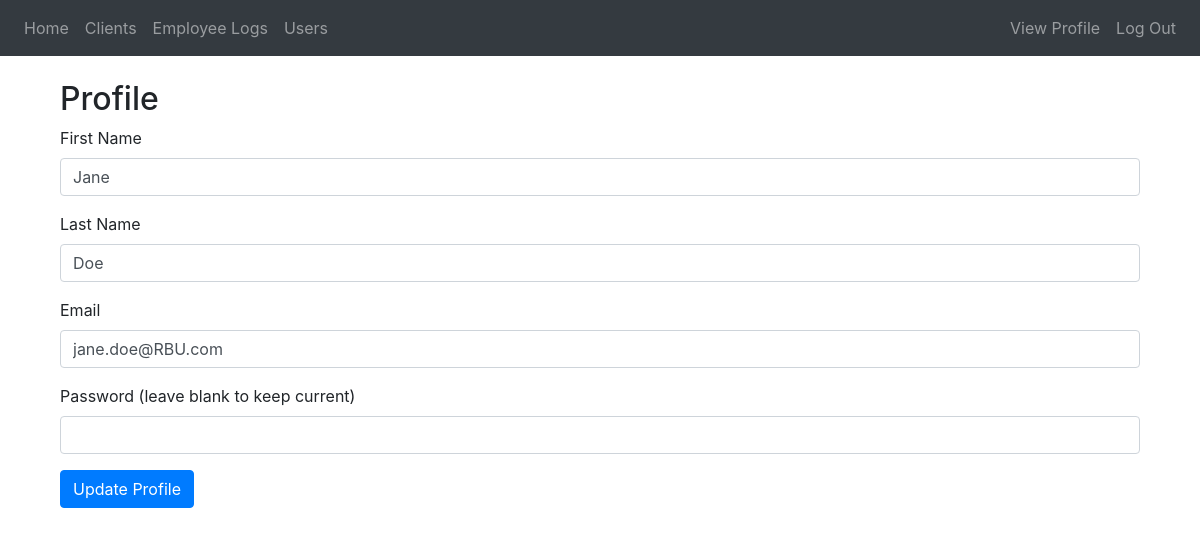
The app's page /profile (signed in) with its own data.
### website/models.py (models this page shows)
class User(db.Model, UserMixin): # roles: employee, admin, owner
    id = db.Column(db.Integer, primary_key=True)
    employee_id = db.Column(db.String(20), unique=True)
    email = db.Column(db.String(150), unique=True)
    password = db.Column(db.String(150), nullable=False)
    first_name = db.Column(db.String(150))
    last_name = db.Column(db.String(150))
    role = db.Column(db.String(20), nullable=False, default="employee")
    date_created = db.Column(db.DateTime, default=datetime.utcnow)

### website/views.py (the view, shortened to what this page needs)
@views.route('/profile', methods=['GET', 'POST'])
@login_required
def profile():
    return render_template("profile.html", user=current_user)

### website/templates/profile.html (shortened to what this page needs)
{% extends "base.html" %}
{% block content %}
<div class="container mt-4">
    <h2>Profile</h2>
    <form method="POST">
        <div class="mb-3">
            <label for="first_name" class="form-label">First Name</label>
            <input type="text" class="form-control" name="first_name" id="first_name" value="{{ user.first_name }}" required>
        </div>
        <div class="mb-3">
            <label for="last_name" class="form-label">Last Name</label>
            <input type="text" class="form-control" name="last_name" id="last_name" value="{{ user.last_name }}" required>
        </div>
        <div class="mb-3">
            <label for="email" class="form-label">Email</label>
            {% if user.role in ['admin', 'owner'] %}
                <input type="email" class="form-control" name="email" id="email" value="{{ user.email }}" required>
            {% else %}
                <input type="email" class="form-control" id="email" value="{{ user.email }}" disabled>
            {% endif %}
        </div>
        <div class="mb-3">
            <label for="password" class="form-label">Password (leave blank to keep current)</label>
            <input type="password" class="form-control" name="password" id="password">
        </div>
        <button type="submit" class="btn btn-primary">Update Profile</button>
    </form>
</div>
{% endblock %}

### records on screen
User: first_name "Jane", last_name "Doe", email "jane.doe@RBU.com"
